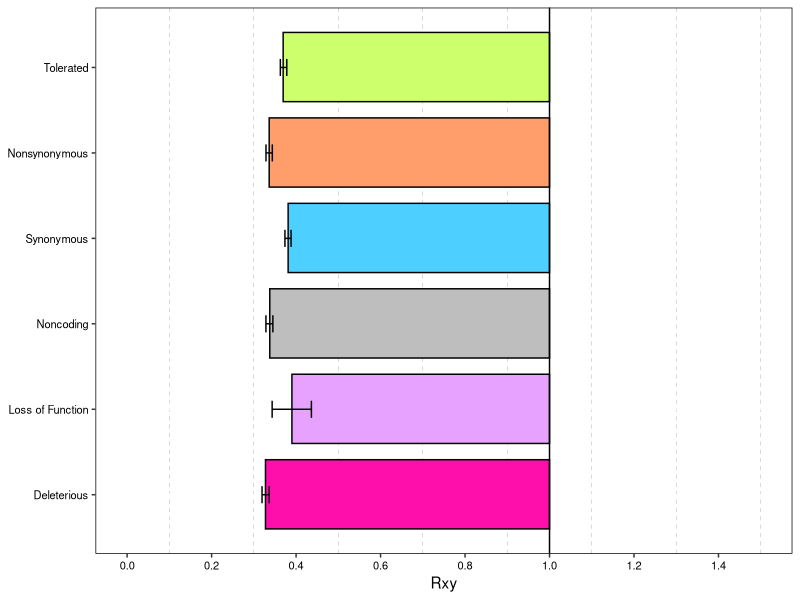

Reproduce this figure in R.
## ---- chunk 1
knitr::opts_chunk$set(echo = TRUE)
library(ggplot2)
library(ggpubr)
library(tidyr)
library(dplyr)
setwd("/Users/annamariacalderon//Desktop/KROH/data/rxy")
rxy <- read.table("rxy_results.txt", header = FALSE, sep = ' ')
## ---- chunk 2
#intergenic_1
rxy_v1 <- subset(rxy, V5=="INTER1")
rxy_v1 <- rxy_v1[,-5]
rxy_v1$V0 <- 1
rownames(rxy_v1) <- NULL
rxy_v1$V00 <- as.numeric(rownames(rxy_v1))
rxy_v1 <- rxy_v1[,c(5,1:4,6)]
colnames(rxy_v1) <- c("RXY_1", "RXY_2", "q025", "q975", "MUT", "MUT_NUM")

#intergenic_2
rxy_v2 <- subset(rxy, V5=="INTER2")
rxy_v2 <- rxy_v2[,-5]
rxy_v2$V0 <- 1
rownames(rxy_v2) <- NULL
rxy_v2$V00 <- as.numeric(rownames(rxy_v2))
rxy_v2 <- rxy_v2[,c(5,1:4,6)]
colnames(rxy_v2) <- c("RXY_1", "RXY_2", "q025", "q975", "MUT", "MUT_NUM")
## ---- chunk 3
colors = c("#fe0fac","#e7a2ff","gray","#ff9e6b","#4DD0FF","#ccff6b")
rxy_plot1 <- ggplot(rxy_v1, aes(y=MUT_NUM, fill=MUT)) +
  geom_rect(aes(xmin=RXY_1, xmax=RXY_2, 
                ymin=MUT_NUM-0.4, ymax=MUT_NUM+0.41), color="black") +
  scale_fill_manual(values = colors) +
  geom_errorbarh(aes(xmin = q025, xmax = q975, 
                     y = MUT_NUM), height = 0.2) +
  scale_x_continuous(limits=c(0,1.5), breaks=seq(0,1.5,0.2)) +
  scale_y_continuous(
    breaks = rxy_v1$MUT_NUM,
    labels = c("Deleterious","Loss of Function","Noncoding",
               "Synonymous","Nonsynonymous","Tolerated")) +
  geom_vline(xintercept = 1.0, color="black") +
  theme(
    panel.background = element_blank(),
    panel.grid.minor.x = element_line(linetype="dashed", color="black", size=0.05),
    panel.border = element_rect(color="black", fill=NA), 
    axis.title.y = element_blank(),
    axis.text.x = element_text(size=8, color="black"),
    axis.text.y = element_text(size=8, color="black")) +
  xlab("Rxy") +
  guides(fill = "none")

rxy_plot2 <- ggplot(rxy_v2, aes(y=MUT_NUM, fill=MUT)) +
  geom_rect(aes(xmin=RXY_1, xmax=RXY_2, 
                ymin=MUT_NUM-0.4, ymax=MUT_NUM+0.41), color="black") +
  scale_fill_manual(values = colors) +
  geom_errorbarh(aes(xmin = q025, xmax = q975, 
                     y = MUT_NUM), height = 0.2) +
  scale_x_continuous(limits=c(0,1.5), breaks=seq(0,1.5,0.2)) +
  scale_y_continuous(
    breaks = rxy_v1$MUT_NUM,
    labels = c("Deleterious","Loss of Function","Noncoding",
               "Synonymous","Nonsynonymous","Tolerated")) +
  geom_vline(xintercept = 1.0, color="black") +
  theme(
    panel.background = element_blank(),
    panel.grid.minor.x = element_line(linetype="dashed", color="black", size=0.05),
    panel.border = element_rect(color="black", fill=NA), 
    axis.title.y = element_blank(),
    axis.text.x = element_text(size=8, color="black"),
    axis.text.y = element_text(size=8, color="black")) +
  xlab("Rxy") +
  guides(fill = "none")
## ---- chunk 4
#rxy_plot <- ggarrange(rxy_plot1, rxy_plot2,
          #labels = c("A", "B"),
          #nrow = 1,
          #ncol=2)

ggsave("rxy.png", plot=rxy_plot1, 
       path ="/Users/annamariacalderon/Desktop/KROH/figures",
       width = 3, height = 2, units = "in", dpi = 300)
